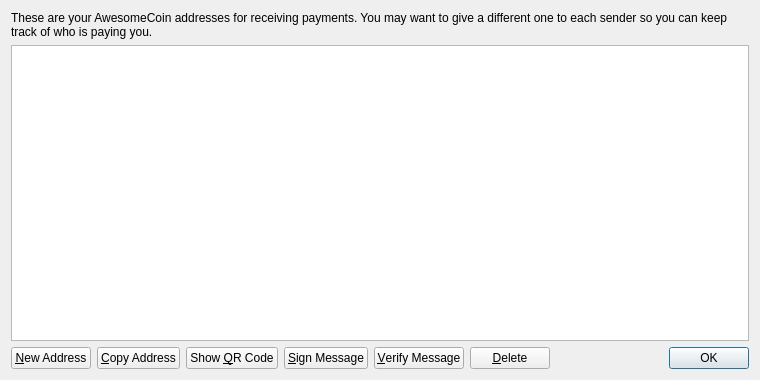
<?xml version="1.0" encoding="UTF-8"?>
<ui version="4.0">
 <class>AddressBookPage</class>
 <widget class="QWidget" name="AddressBookPage">
  <property name="geometry">
   <rect>
    <x>0</x>
    <y>0</y>
    <width>760</width>
    <height>380</height>
   </rect>
  </property>
  <property name="windowTitle">
   <string>Address Book</string>
  </property>
  <layout class="QVBoxLayout" name="verticalLayout">
   <item>
    <widget class="QLabel" name="labelExplanation">
     <property name="text">
      <string>These are your AwesomeCoin addresses for receiving payments. You may want to give a different one to each sender so you can keep track of who is paying you.</string>
     </property>
     <property name="textFormat">
      <enum>Qt::PlainText</enum>
     </property>
     <property name="wordWrap">
      <bool>true</bool>
     </property>
    </widget>
   </item>
   <item>
    <widget class="QTableView" name="tableView">
     <property name="contextMenuPolicy">
      <enum>Qt::CustomContextMenu</enum>
     </property>
     <property name="toolTip">
      <string>Double-click to edit address or label</string>
     </property>
     <property name="tabKeyNavigation">
      <bool>false</bool>
     </property>
     <property name="alternatingRowColors">
      <bool>true</bool>
     </property>
     <property name="selectionMode">
      <enum>QAbstractItemView::SingleSelection</enum>
     </property>
     <property name="selectionBehavior">
      <enum>QAbstractItemView::SelectRows</enum>
     </property>
     <property name="sortingEnabled">
      <bool>true</bool>
     </property>
     <attribute name="verticalHeaderVisible">
      <bool>false</bool>
     </attribute>
    </widget>
   </item>
   <item>
    <layout class="QHBoxLayout" name="horizontalLayout">
     <item>
      <widget class="QPushButton" name="newAddressButton">
       <property name="toolTip">
        <string>Create a new address</string>
       </property>
       <property name="text">
        <string>&amp;New Address</string>
       </property>
       <property name="icon">
        <iconset resource="../bitcoin.qrc">
         <normaloff>:/icons/add</normaloff>:/icons/add</iconset>
       </property>
      </widget>
     </item>
     <item>
      <widget class="QPushButton" name="copyToClipboard">
       <property name="toolTip">
        <string>Copy the currently selected address to the system clipboard</string>
       </property>
       <property name="text">
        <string>&amp;Copy Address</string>
       </property>
       <property name="icon">
        <iconset resource="../bitcoin.qrc">
         <normaloff>:/icons/editcopy</normaloff>:/icons/editcopy</iconset>
       </property>
      </widget>
     </item>
     <item>
      <widget class="QPushButton" name="showQRCode">
       <property name="text">
        <string>Show &amp;QR Code</string>
       </property>
       <property name="icon">
        <iconset resource="../bitcoin.qrc">
         <normaloff>:/icons/qrcode</normaloff>:/icons/qrcode</iconset>
       </property>
      </widget>
     </item>
     <item>
      <widget class="QPushButton" name="signMessage">
       <property name="toolTip">
        <string>Sign a message to prove you own a Bitcoin address</string>
       </property>
       <property name="text">
        <string>&amp;Sign Message</string>
       </property>
       <property name="icon">
        <iconset resource="../bitcoin.qrc">
         <normaloff>:/icons/edit</normaloff>:/icons/edit</iconset>
       </property>
      </widget>
     </item>
     <item>
      <widget class="QPushButton" name="verifyMessage">
       <property name="toolTip">
        <string>Verify a message to ensure it was signed with a specified Bitcoin address</string>
       </property>
       <property name="text">
        <string>&amp;Verify Message</string>
       </property>
       <property name="icon">
        <iconset resource="../bitcoin.qrc">
         <normaloff>:/icons/transaction_0</normaloff>:/icons/transaction_0</iconset>
       </property>
      </widget>
     </item>
     <item>
      <widget class="QPushButton" name="deleteButton">
       <property name="toolTip">
        <string>Delete the currently selected address from the list. Only sending addresses can be deleted.</string>
       </property>
       <property name="text">
        <string>&amp;Delete</string>
       </property>
       <property name="icon">
        <iconset resource="../bitcoin.qrc">
         <normaloff>:/icons/remove</normaloff>:/icons/remove</iconset>
       </property>
      </widget>
     </item>
     <item>
      <spacer name="horizontalSpacer">
       <property name="orientation">
        <enum>Qt::Horizontal</enum>
       </property>
       <property name="sizeHint" stdset="0">
        <size>
         <width>40</width>
         <height>20</height>
        </size>
       </property>
      </spacer>
     </item>
     <item>
      <widget class="QDialogButtonBox" name="buttonBox">
       <property name="sizePolicy">
        <sizepolicy hsizetype="Maximum" vsizetype="Fixed">
         <horstretch>0</horstretch>
         <verstretch>0</verstretch>
        </sizepolicy>
       </property>
       <property name="standardButtons">
        <set>QDialogButtonBox::Ok</set>
       </property>
      </widget>
     </item>
    </layout>
   </item>
  </layout>
 </widget>
 <resources>
  <include location="../bitcoin.qrc"/>
 </resources>
 <connections/>
</ui>
